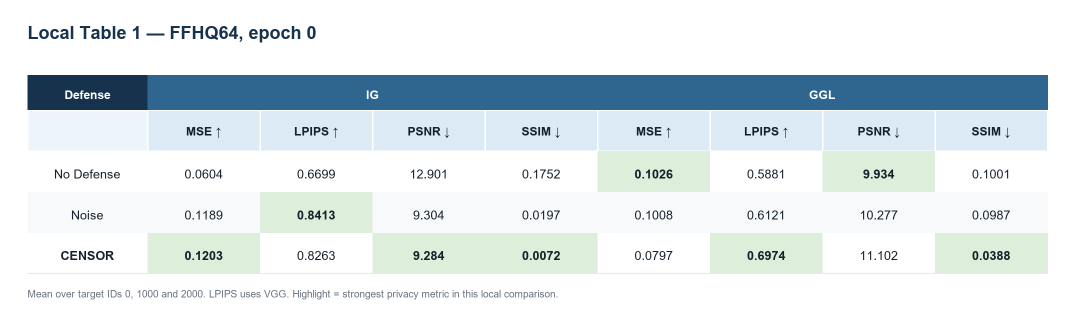
#> input picture results/summary/table1_local.png, 2150 x 656 px (shown at 1/2 size)
$ python -i generate_reproduction_figures.py   (imports and definitions only)
#> lines starting #> are read from the running program, lines starting #| are printed output that depends on the picture
#!/usr/bin/env python3
"""Generate a compact local reproduction of CENSOR Table 1, Figure 2 and Figure 6.

The script reads the latest completed runs for:
  - IG (Geiping): no defense / noise / CENSOR
  - GGL:          no defense / noise / CENSOR

It intentionally uses only the Python standard library and Pillow, so it does
not require pandas or matplotlib. Run it from the repository root:

    python generate_reproduction_figures.py

Outputs are written to results/summary by default.
"""

from __future__ import annotations

import argparse
import csv
import math
import statistics
from dataclasses import dataclass
from pathlib import Path
from typing import Dict, Iterable, List, Mapping, Sequence, Tuple

from PIL import Image, ImageDraw, ImageFont


REPO_ROOT = Path(__file__).resolve().parent
DEFAULT_OUTPUT_DIR = REPO_ROOT / "results" / "summary"
EPOCHS = tuple(range(5))


@dataclass(frozen=True)
class RunSpec:
    attack: str
    method_dir: str
    defense: str
    parent: str
    glob_pattern: str


RUN_SPECS: Tuple[RunSpec, ...] = (
    RunSpec("IG", "geiping", "No Defense", "geiping_ffhq", "geiping_ffhq_none_num_images_1_defense_None_*"),
    RunSpec("IG", "geiping", "Noise", "geiping_ffhq", "geiping_ffhq_noise_num_images_1_defense_noise_*"),
    RunSpec("IG", "geiping", "CENSOR", "geiping_ffhq", "geiping_ffhq_censor_num_images_1_defense_orthogonal_*"),
    RunSpec("GGL", "ggl", "No Defense", "ggl_ffhq", "ggl_stylegan2_ffhq_none_num_images_1_defense_None_*"),
    RunSpec("GGL", "ggl", "Noise", "ggl_ffhq", "ggl_stylegan2_ffhq_noise_num_images_1_defense_noise_*"),
    RunSpec("GGL", "ggl", "CENSOR", "ggl_ffhq", "ggl_stylegan2_ffhq_censor_num_images_1_defense_orthogonal_*"),
)

DEFENSE_ORDER = ("No Defense", "Noise", "CENSOR")
ATTACK_ORDER = ("IG", "GGL")

COLORS = {
    "navy": "#17324D",
    "blue": "#2F6690",
    "light_blue": "#DCEAF5",
    "pale_blue": "#EEF5FA",
    "green": "#DDEEDB",
    "gray": "#66717E",
    "light_gray": "#E5E9ED",
    "very_light": "#F7F9FB",
    "text": "#17212B",
    "white": "#FFFFFF",
}


# [42 lines left out: functions parse_args, _font_candidates, get_font, not called in this run]


def text_size(draw: ImageDraw.ImageDraw, text: str, font: ImageFont.ImageFont) -> Tuple[int, int]:
    box = draw.textbbox((0, 0), text, font=font)
    return box[2] - box[0], box[3] - box[1]


# [96 lines left out: functions draw_centered, draw_dashed_line, is_complete_run, find_latest_run, metric_columns, read_metrics and 1 more, not called in this run]


def load_square(path: Path, size: int = 256) -> Image.Image:
#> called with path = 'results/summary/table1_local.png', size = 256
    with Image.open(path) as image:
#> image is the input picture: PIL image 2150x656 RGB; mean R, G, B 221.7, 230.5, 234.3
        image = image.convert("RGB")
        if image.width != image.height:
            side = min(image.width, image.height)
#> side = 656
            left = (image.width - side) // 2
#> left = 747
            top = (image.height - side) // 2
#> top = 0
            image = image.crop((left, top, left + side, top + side))
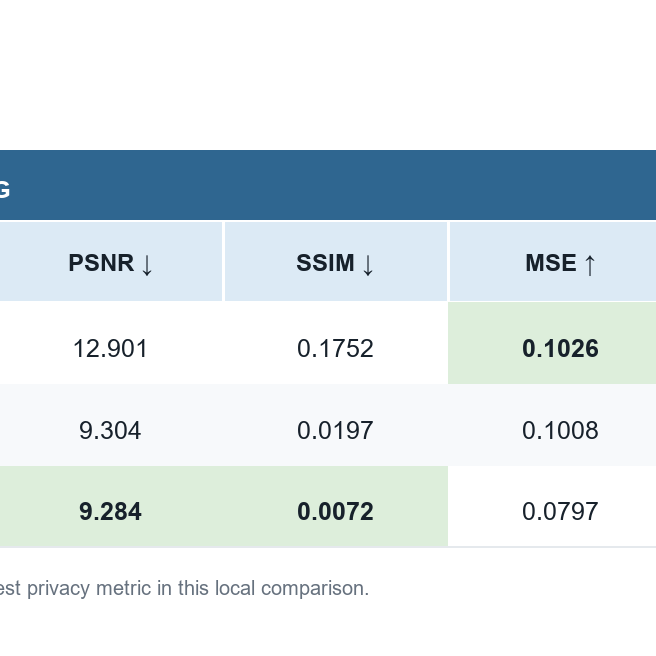
#> image: PIL image 656x656 RGB; mean R, G, B 220.1, 230, 234
        return image.resize((size, size), Image.Resampling.NEAREST)
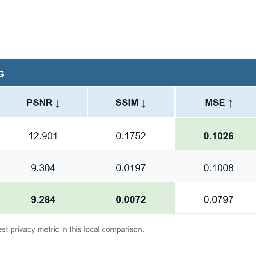
#> returned value: PIL image 256x256 RGB; mean R, G, B 220.5, 230.3, 234.1


# [334 lines left out: functions write_metrics_csv, summarize_epoch_zero, write_table_csv, best_cells, make_table_png, make_figure2 and 3 more, not called in this run]


# [2 lines not run here, left out]

>>> result = load_square('results/summary/table1_local.png')
